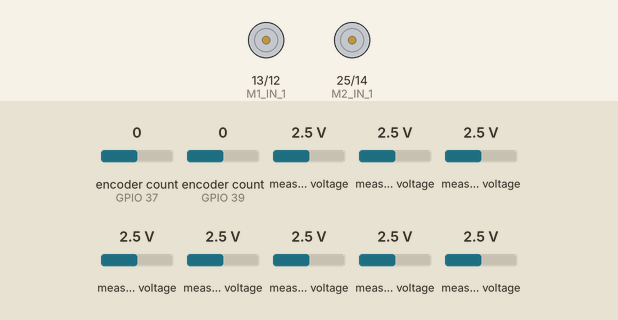
Bench run of a program on a simulated ESP32. Shown: motor-driver pin pairs drawn as motors (green arrow = first pin HIGH = forward, orange = second pin HIGH = backward, longer = more drive). The inputs (shaded band) are chosen by the test bench; at power-on: encoder count (sensors on GPIO 37, GPIO 39) 0, measured voltage 2.5 V. WiFi joins after 1.5 s; servers stay silent unless stated; what the program prints to the serial monitor is not drawn.

Above: at 0.15 s.
Timing chart, 0 to 3.1 s (numbered marks = the images above):
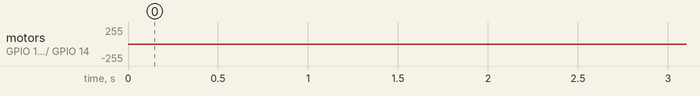

The program:

main.cpp
```cpp
#include <Arduino.h>
#include <Adafruit_MCP3008.h>
#include <Encoder.h>
#include <Adafruit_MPU6050.h>
#include <Adafruit_Sensor.h>
#include <WiFi.h>

#define RIGHT true
#define LEFT false
#define ALL_WHITE 1
#define ALL_BLACK 2
#define NOT_ALL_SAME 0

#define DEFAULT_PWM 100

// States
#define DEFAULT_STATE 0
#define SQUARE_STATE 1
#define DOTTED_STATE 2
#define GRID_STATE 3

#define DT 0.05

// IMU
Adafruit_MPU6050 mpu;

const unsigned int ADC_1_CS = 2;
const unsigned int ADC_2_CS = 17;

// ADC (line sensor)
Adafruit_MCP3008 adc1;
Adafruit_MCP3008 adc2;

int adc1_buf[8];
int adc2_buf[8];

uint8_t lineArray[13];

// Encoders
const unsigned int M1_ENC_A = 39;
const unsigned int M1_ENC_B = 38;
const unsigned int M2_ENC_A = 37;
const unsigned int M2_ENC_B = 36;

// Motors
const unsigned int M1_IN_1 = 13;
const unsigned int M1_IN_2 = 12;
const unsigned int M2_IN_1 = 25;
const unsigned int M2_IN_2 = 14;

const unsigned int M1_IN_1_CHANNEL = 8;
const unsigned int M1_IN_2_CHANNEL = 9;
const unsigned int M2_IN_1_CHANNEL = 10;
const unsigned int M2_IN_2_CHANNEL = 11;

const unsigned int M1_I_SENSE = 35;
const unsigned int M2_I_SENSE = 34;

const unsigned int PWM_MAX = 255;
const int freq = 5000;
const int resolution = 8; // 8-bit resolution -> PWM values go from 0-255

// LED
const int ledChannel = 0;

// PID
float e;
float p_e;
float d_e;
float total_e;

// Assign values to the following feedback constants:
float Kp = 1;
float Kd = 0.35;
float Ki = 0;

const float mid = 6;

/*
 *  WiFi code integration
 */
struct __attribute__((packed)) Data {
    int16_t seq;     // sequence number
    char text[50];   // text
};

// WiFi network credentials
const char* ssid = "iPhone (18)";
const char* password = "lillit12";

// Server IP and port
const char* host = "172.20.10.8";  // Replace with the IP address of server
const uint16_t port = 9931;

// Create a client
WiFiClient client;

int i_wifi = 1;
char finalText[50];  // Store the final text after 500 loops

/*
 *  Line sensor functions
 */
void readADC() {
  for (int i = 0; i < 8; i++) {
    if (adc1.readADC(i) > 690){
      adc1_buf[i] = 0;
    }
    else{
      adc1_buf[i] = 1;
    }

    if (adc2.readADC(i) > 690){
      adc2_buf[i] = 0;
    }
    else{
      adc2_buf[i] = 1;
    }
  }
}

int32_t all_same(){
  if(adc1_buf[0] == 1){
    for(int i = 0; i < 8; i++) {
      if((i < 7 && adc1_buf[i] != 1) || (i < 6 && adc2_buf[i] != 1)){
        return NOT_ALL_SAME;
      }
    }

    return ALL_WHITE;
  }

  else{
    for(int i = 0; i < 8; i++) {
      if((i < 7 && adc1_buf[i] != 0) || (i < 6 && adc2_buf[i] != 0)){
        return NOT_ALL_SAME;
      }
    }

    return ALL_BLACK;
  }
}

// Converts ADC readings to binary array lineArray[]
void digitalConvert() {
  for (int i = 0; i < 7; i++) {
    if (adc1_buf[i] == 0) {
      lineArray[2*i] = 0;
    } else {
      lineArray[2*i] = 1;
    }

    if (i < 6) {
      if(adc2_buf[i] == 0){
        lineArray[2*i+1] = 0;
      } else {
        lineArray[2*i+1] = 1;
      }
    }
  }
}

float getPosition(uint8_t lineArray[13]) {
    int count = 0;
    float sum = 0;
    for (int i = 0; i < 13; i++) {
        if (lineArray[i] == 1) {
            sum += i;
            count++;
        }
    }
    if (count == 0) {
        return 6.0;
    }
    return sum/count;
}

/*
 *  Movement functions
 */
void M1_forward(int pwm_value) {
  ledcWrite(M1_IN_1_CHANNEL, 0);
  ledcWrite(M1_IN_2_CHANNEL, pwm_value);
}
void M2_forward(int pwm_value) {
  ledcWrite(M2_IN_1_CHANNEL, 0);
  ledcWrite(M2_IN_2_CHANNEL, pwm_value);
}

void M1_backward(int pwm_value) {
  ledcWrite(M1_IN_1_CHANNEL, pwm_value);
  ledcWrite(M1_IN_2_CHANNEL, 0);
}
void M2_backward(int pwm_value) {
  ledcWrite(M2_IN_1_CHANNEL, pwm_value);
  ledcWrite(M2_IN_2_CHANNEL, 0);
}

void M1_stop() {
  ledcWrite(M1_IN_1_CHANNEL, 0);
  ledcWrite(M1_IN_2_CHANNEL, 0);
}
void M2_stop() {
  ledcWrite(M2_IN_1_CHANNEL, 0);
  ledcWrite(M2_IN_2_CHANNEL, 0);
}

int constrain_pwm(int pwm) {
  if (pwm > PWM_MAX) {
    return PWM_MAX;
  } else if (pwm < 0) {
    return 0;
  } else {
    return pwm;
  }
}

void inch_forward() {
  M1_forward(DEFAULT_PWM);
  M2_forward(DEFAULT_PWM);
  delay(30);
  M1_stop();
  M2_stop();
}

void turnCorner(bool right, int right_wheel, int left_wheel) {
  if (right) {
    M1_forward(left_wheel);
    M2_backward(right_wheel);
    delay(300);
  } else {
    M1_backward(left_wheel);
    M2_forward(right_wheel);
    delay(300);
  }

  M1_stop();
  M2_stop();

  delay(100);
}

void printADC(){
  for (int i = 0; i < 8; i++) {
    if (i<7) {
      Serial.print(adc1_buf[i]); Serial.print("\t");
    }

    if (i<6) {
      Serial.print(adc2_buf[i]); Serial.print("\t");
    }
  }
  Serial.println("");
}


void runWiFiExchange() {
  // Connect to Wi-Fi
  WiFi.begin(ssid, password);
  while (WiFi.status() != WL_CONNECTED) {
    delay(500);
    Serial.println("Connecting to WiFi...");
  }
  Serial.println("Connected to WiFi!");

  // Connect to the server
  if (client.connect(host, port)) {
    Serial.println("Connected to server!");
  } else {
    Serial.println("Connection to server failed.");
    return;
  }

  for (int loopCount = 0; loopCount < 10; loopCount++) {
    if (client.connected()) {
      Data data;
      data.seq = i_wifi;
      strncpy(data.text, "Hello from ESP32!", sizeof(data.text) - 1);
      data.text[sizeof(data.text) - 1] = '\0';

      while (client.available()) {
        Data response;
        client.readBytes((char*)&response, sizeof(response));
        Serial.printf("seq %d text %s\n", (int)response.seq, response.text);
        // Store the latest response text
        strncpy(finalText, response.text, sizeof(finalText) - 1);
        finalText[sizeof(finalText) - 1] = '\0';
      }
      client.write((uint8_t*)&data, sizeof(data));

      data.seq++;
      i_wifi += 1;
      delay(5000);
    } else {
      Serial.println("Disconnected from server.");
      if (client.connect(host, port)) {
        Serial.println("Connected to server!");
      } else {
        Serial.println("Connection to server failed.");
        return;
      }
    }
  }

  // After 500 loops, we are done with WiFi. finalText has the last response.
  Serial.println("Finished 500 WiFi loops.");
  Serial.print("Final text stored: ");
  Serial.println(finalText);
}

/*
 * setup and loop
 */
void setup() {
  Serial.begin(115200);

  ledcSetup(M1_IN_1_CHANNEL, freq, resolution);
  ledcSetup(M1_IN_2_CHANNEL, freq, resolution);
  ledcSetup(M2_IN_1_CHANNEL, freq, resolution);
  ledcSetup(M2_IN_2_CHANNEL, freq, resolution);

  ledcAttachPin(M1_IN_1, M1_IN_1_CHANNEL);
  ledcAttachPin(M1_IN_2, M1_IN_2_CHANNEL);
  ledcAttachPin(M2_IN_1, M2_IN_1_CHANNEL);
  ledcAttachPin(M2_IN_2, M2_IN_2_CHANNEL);

  adc1.begin(ADC_1_CS);
  adc2.begin(ADC_2_CS);

  pinMode(M1_I_SENSE, INPUT);
  pinMode(M2_I_SENSE, INPUT);

  M1_stop();
  M2_stop();

  while (!Serial)
    delay(10);

  Serial.println("Adafruit MPU6050 test!");

  pinMode(ADC_1_CS, OUTPUT);
  pinMode(ADC_2_CS, OUTPUT);

  digitalWrite(ADC_1_CS, HIGH);
  digitalWrite(ADC_2_CS, HIGH);

  if (!mpu.begin()) {
    Serial.println("Failed to find MPU6050 chip");
    while (1) {
      delay(10);
    }
  }
  Serial.println("MPU6050 Found!");

  mpu.setAccelerometerRange(MPU6050_RANGE_8_G);
  mpu.setGyroRange(MPU6050_RANGE_500_DEG);
  mpu.setFilterBandwidth(MPU6050_BAND_21_HZ);

  delay(100);

}

void loop() {
  int u;

  int pidRight;
  int pidLeft;

  float pos;
  float first_pos;
  int same;
  int turn = LEFT;
  int STATE = DEFAULT_STATE;

  Encoder enc1(M1_ENC_A, M1_ENC_B);
  Encoder enc2(M2_ENC_A, M2_ENC_B);

  runWiFiExchange(); //Get verbal command from server

  while(true) {
    readADC();
    digitalConvert();
    Serial.println("forward");

    pos = getPosition(lineArray);
    first_pos = pos;
    Serial.println("Pos is "); Serial.println(pos);

    if (STATE == DEFAULT_STATE) {
      // PID control
      e = 6 - pos;
      d_e = (e - p_e) / DT;
      total_e += e*DT;
      p_e = e;
      u = Kp * e + Kd * d_e + Ki * total_e;

      pidLeft = constrain_pwm(90 + u);
      pidRight = constrain_pwm(90 - u);

      M1_forward(pidLeft);
      M2_forward(pidRight);

      if (lineArray[0] == 1) {
        turn = RIGHT;
      } else if (lineArray[12] == 1) {
        turn = LEFT;
      }
    } else if (STATE == SQUARE_STATE) {
      e = 9 - pos;
      d_e = (e - p_e) / DT;
      total_e += e*DT;
      p_e = e;
      u = Kp * e + Kd * d_e + Ki * total_e;

      pidLeft = constrain_pwm(90 + u);
      pidRight = constrain_pwm(90 - u);

      M1_forward(pidLeft);
      M2_forward(pidRight);
    }

    same = all_same();

    if (STATE == DEFAULT_STATE) {
      if (same == ALL_WHITE) { // AT SQUARE
        inch_forward();
        turnCorner(RIGHT, DEFAULT_PWM, DEFAULT_PWM);
        STATE = SQUARE_STATE;
        delay(100);
      } else if (same == ALL_BLACK) { // TURN CORNER
        Serial.print("turn: ");
        Serial.println(turn == RIGHT ? "right" : "left");
        delay(100);
        turnCorner(turn, DEFAULT_PWM, DEFAULT_PWM);
      }
    } else if (STATE == SQUARE_STATE) {
      if (same == ALL_WHITE) { // time to exit square
        inch_forward();
        turnCorner(RIGHT, DEFAULT_PWM, DEFAULT_PWM);
        STATE = DEFAULT_STATE;
      } else if (same == ALL_BLACK) { // trace corner in square
        inch_forward();
        delay(100);
        turnCorner(LEFT, DEFAULT_PWM, DEFAULT_PWM);
      }
    }

    delay(50);
  }
}
```

Measured:
- by itself, motor on GPIO 13 (M1_IN_1) / GPIO 12 (M1_IN_2): stopped → backward 100/255 at 27.8 s, → stopped 0.33 s later, → backward 100/255 0.25 s later, → stopped 0.33 s later, … (385 changes in this stretch)
